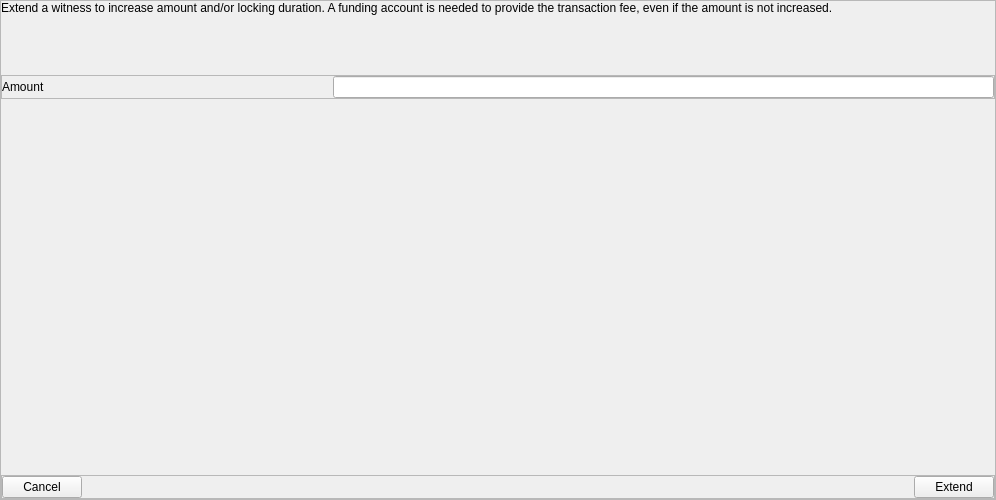
<?xml version="1.0" encoding="UTF-8"?>
<ui version="4.0">
 <class>ExtendWitnessDialog</class>
 <widget class="QFrame" name="ExtendWitnessDialog">
  <property name="geometry">
   <rect>
    <x>0</x>
    <y>0</y>
    <width>996</width>
    <height>500</height>
   </rect>
  </property>
  <property name="sizePolicy">
   <sizepolicy hsizetype="Expanding" vsizetype="Expanding">
    <horstretch>0</horstretch>
    <verstretch>0</verstretch>
   </sizepolicy>
  </property>
  <property name="toolTip">
   <string notr="true"/>
  </property>
  <layout class="QVBoxLayout" name="verticalLayout_2">
   <property name="spacing">
    <number>0</number>
   </property>
   <property name="leftMargin">
    <number>0</number>
   </property>
   <property name="topMargin">
    <number>0</number>
   </property>
   <property name="rightMargin">
    <number>0</number>
   </property>
   <property name="bottomMargin">
    <number>0</number>
   </property>
   <item>
    <layout class="QHBoxLayout" name="horizontalLayout">
     <property name="spacing">
      <number>0</number>
     </property>
     <item>
      <widget class="QFrame" name="dialogFrame">
       <property name="minimumSize">
        <size>
         <width>50</width>
         <height>0</height>
        </size>
       </property>
       <property name="frameShape">
        <enum>QFrame::StyledPanel</enum>
       </property>
       <property name="frameShadow">
        <enum>QFrame::Raised</enum>
       </property>
       <layout class="QVBoxLayout" name="verticalLayout">
        <property name="spacing">
         <number>0</number>
        </property>
        <property name="leftMargin">
         <number>0</number>
        </property>
        <property name="topMargin">
         <number>0</number>
        </property>
        <property name="rightMargin">
         <number>0</number>
        </property>
        <property name="bottomMargin">
         <number>0</number>
        </property>
        <item>
         <widget class="QLabel" name="labelExtendDescription">
          <property name="sizePolicy">
           <sizepolicy hsizetype="Expanding" vsizetype="Preferred">
            <horstretch>0</horstretch>
            <verstretch>0</verstretch>
           </sizepolicy>
          </property>
          <property name="text">
           <string>Extend a witness to increase amount and/or locking duration. A funding account is needed to provide the transaction fee, even if the amount is not increased.</string>
          </property>
          <property name="wordWrap">
           <bool>true</bool>
          </property>
         </widget>
        </item>
        <item alignment="Qt::AlignTop">
         <widget class="AccountSelectionWidget" name="fundingSelection" native="true">
          <property name="sizePolicy">
           <sizepolicy hsizetype="Expanding" vsizetype="Fixed">
            <horstretch>0</horstretch>
            <verstretch>0</verstretch>
           </sizepolicy>
          </property>
          <property name="minimumSize">
           <size>
            <width>0</width>
            <height>60</height>
           </size>
          </property>
         </widget>
        </item>
        <item>
         <widget class="QFrame" name="amountFrame">
          <property name="frameShape">
           <enum>QFrame::StyledPanel</enum>
          </property>
          <property name="frameShadow">
           <enum>QFrame::Raised</enum>
          </property>
          <layout class="QHBoxLayout" name="horizontalLayout_3">
           <property name="spacing">
            <number>0</number>
           </property>
           <property name="leftMargin">
            <number>0</number>
           </property>
           <property name="topMargin">
            <number>0</number>
           </property>
           <property name="rightMargin">
            <number>0</number>
           </property>
           <property name="bottomMargin">
            <number>0</number>
           </property>
           <item>
            <widget class="QLabel" name="label">
             <property name="sizePolicy">
              <sizepolicy hsizetype="Expanding" vsizetype="Preferred">
               <horstretch>1</horstretch>
               <verstretch>0</verstretch>
              </sizepolicy>
             </property>
             <property name="text">
              <string>Amount</string>
             </property>
            </widget>
           </item>
           <item>
            <widget class="GuldenAmountField" name="payAmount">
             <property name="sizePolicy">
              <sizepolicy hsizetype="Expanding" vsizetype="Fixed">
               <horstretch>2</horstretch>
               <verstretch>0</verstretch>
              </sizepolicy>
             </property>
            </widget>
           </item>
          </layout>
         </widget>
        </item>
        <item>
         <widget class="WitnessDurationWidget" name="lockDuration" native="true">
          <property name="sizePolicy">
           <sizepolicy hsizetype="Expanding" vsizetype="Expanding">
            <horstretch>0</horstretch>
            <verstretch>0</verstretch>
           </sizepolicy>
          </property>
          <property name="minimumSize">
           <size>
            <width>0</width>
            <height>0</height>
           </size>
          </property>
          <property name="baseSize">
           <size>
            <width>0</width>
            <height>120</height>
           </size>
          </property>
         </widget>
        </item>
        <item>
         <spacer name="verticalSpacer">
          <property name="orientation">
           <enum>Qt::Vertical</enum>
          </property>
          <property name="sizeHint" stdset="0">
           <size>
            <width>20</width>
            <height>25</height>
           </size>
          </property>
         </spacer>
        </item>
        <item>
         <widget class="QFrame" name="buttonFrame">
          <property name="frameShape">
           <enum>QFrame::StyledPanel</enum>
          </property>
          <property name="frameShadow">
           <enum>QFrame::Raised</enum>
          </property>
          <layout class="QHBoxLayout" name="horizontalLayout_2">
           <property name="spacing">
            <number>0</number>
           </property>
           <property name="leftMargin">
            <number>0</number>
           </property>
           <property name="topMargin">
            <number>0</number>
           </property>
           <property name="rightMargin">
            <number>0</number>
           </property>
           <property name="bottomMargin">
            <number>0</number>
           </property>
           <item>
            <widget class="QPushButton" name="cancelButton">
             <property name="cursor">
              <cursorShape>PointingHandCursor</cursorShape>
             </property>
             <property name="text">
              <string>Cancel</string>
             </property>
            </widget>
           </item>
           <item>
            <spacer name="buttonSpacer">
             <property name="orientation">
              <enum>Qt::Horizontal</enum>
             </property>
             <property name="sizeHint" stdset="0">
              <size>
               <width>72</width>
               <height>20</height>
              </size>
             </property>
            </spacer>
           </item>
           <item>
            <widget class="QPushButton" name="extendButton">
             <property name="cursor">
              <cursorShape>PointingHandCursor</cursorShape>
             </property>
             <property name="text">
              <string>Extend</string>
             </property>
            </widget>
           </item>
          </layout>
         </widget>
        </item>
       </layout>
      </widget>
     </item>
    </layout>
   </item>
  </layout>
 </widget>
 <customwidgets>
  <customwidget>
   <class>AccountSelectionWidget</class>
   <extends>QWidget</extends>
   <header location="global">qt/_Gulden/accountselectionwidget.h</header>
   <container>1</container>
  </customwidget>
  <customwidget>
   <class>GuldenAmountField</class>
   <extends>QLineEdit</extends>
   <header>amountfield.h</header>
   <container>1</container>
  </customwidget>
  <customwidget>
   <class>WitnessDurationWidget</class>
   <extends>QWidget</extends>
   <header location="global">qt/_Gulden/witnessdurationwidget.h</header>
   <container>1</container>
  </customwidget>
 </customwidgets>
 <resources/>
 <connections/>
</ui>
